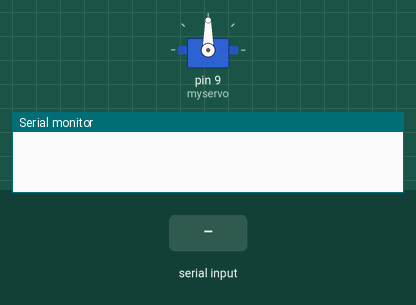
Recording of a sketch running on a simulated Arduino Uno, built with avr-gcc and run on an emulated ATmega328P. On the bench: servo, the last lines printed to the serial monitor. The inputs (shaded band) are chosen by the test bench.

Above: at 1.2 s.
1.3 s: "MOTORS:1\n" received over Serial
At 2.2 s:
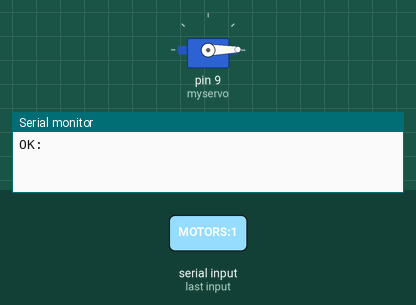
2.8 s: "MOTORS:150\n" received over Serial
At 3.4 s:
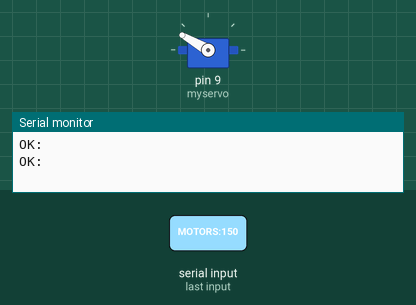
Timing chart, 0 to 5.8 s (numbered marks = the images above; inputs shaded):
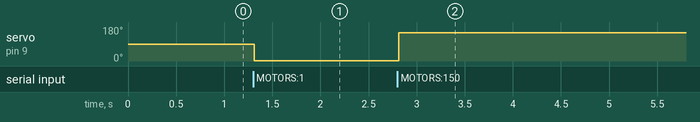

Measured:
- after the input at 1.3 s, servo on pin 9 (myservo): 90° → 1° at once
- after the input at 2.8 s, servo on pin 9 (myservo): 1° → 150° at once

The sketch:

ros2_motor_driver.ino
```cpp
#include <Servo.h>

Servo myservo;  // create servo object to control a servo

void setup() {
  Serial.begin(9600);
  myservo.attach(9);  // attaches the servo on pin 9 to the servo object
  myservo.write(90);
}

void loop() {
  // if we get a valid byte, read analog ins:
  if (Serial.available() > 0) {

    // get incoming byte:
    String motor = Serial.readStringUntil('\n');
    if(motor.substring(0, motor.indexOf(':')) != "MOTORS") {
      String m = "MOTORS:";
      String c = ",";
      String r = "\n";
      String result = m + myservo.read() + c + myservo.read() + c + myservo.read() + r;
      Serial.write(result.c_str());
    }
    else if (motor.substring(0, motor.indexOf(':')) == "MOTORS") {
      String result = "OK:";
      String tmpString = motor.substring(motor.indexOf(':')+1);
      String angle1string = tmpString.substring(0,tmpString.indexOf(','));
      int angle1 = angle1string.toInt();
      if(angle1 >= 0 && angle1 <= 180) {
        myservo.write(angle1);
      }
      else {
        result += ":";
        result += angle1;
      }

      tmpString = tmpString.substring(tmpString.indexOf(',')+1);
      String angle2string = tmpString.substring(0,tmpString.indexOf(','));
      int angle2 = angle2string.toInt();
      if(angle2 >= 0 && angle2 <= 180) {
        myservo.write(angle2);
      }
      else {
        result += ":";
        result += angle2;
      }

      tmpString = tmpString.substring(tmpString.indexOf(',')+1);
      String angle3string = tmpString;
      int angle3 = angle3string.toInt();
      if(angle3 >= 0 && angle3 <= 180) {
        myservo.write(angle3);
      }
      else {
        result += ":";
        result += angle3;
      }

      result += "\n";
      Serial.write(result.c_str());
    }
  }
}
```
